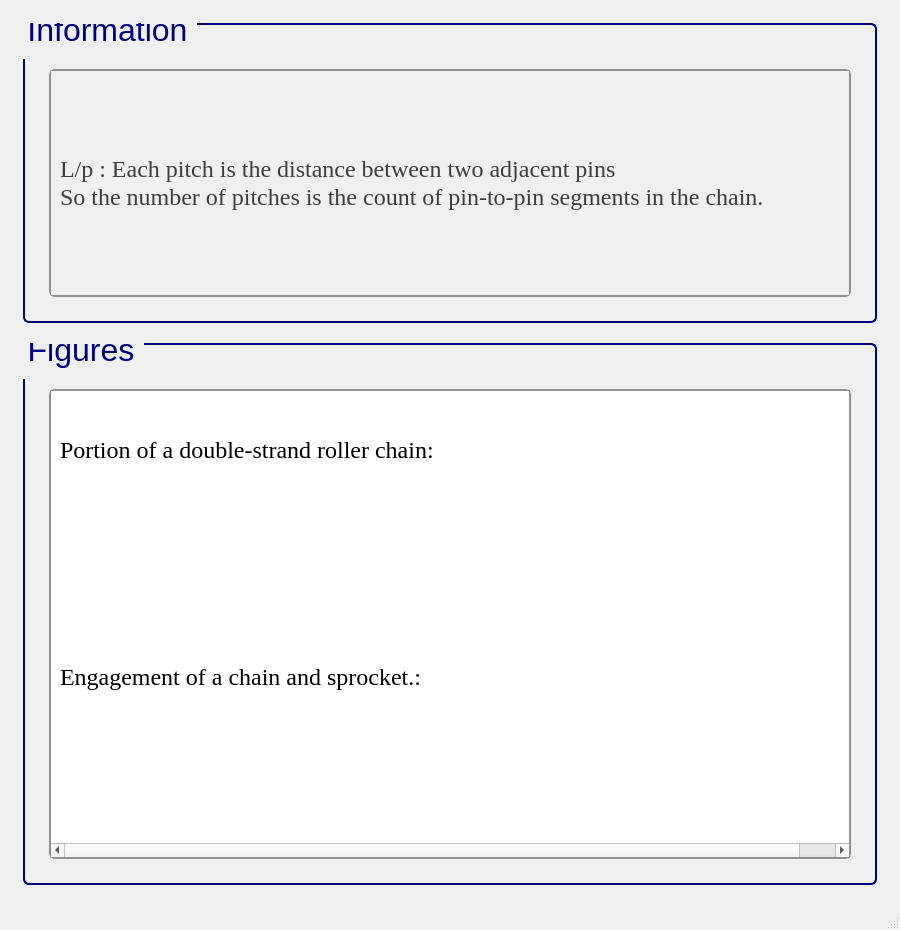
<?xml version="1.0" encoding="UTF-8"?>
<ui version="4.0">
 <class>MainWindow</class>
 <widget class="QMainWindow" name="MainWindow">
  <property name="geometry">
   <rect>
    <x>0</x>
    <y>0</y>
    <width>900</width>
    <height>930</height>
   </rect>
  </property>
  <property name="sizePolicy">
   <sizepolicy hsizetype="Minimum" vsizetype="Minimum">
    <horstretch>0</horstretch>
    <verstretch>0</verstretch>
   </sizepolicy>
  </property>
  <property name="minimumSize">
   <size>
    <width>900</width>
    <height>930</height>
   </size>
  </property>
  <property name="windowTitle">
   <string>MainWindow</string>
  </property>
  <widget class="QWidget" name="centralwidget">
   <layout class="QGridLayout" name="gridLayout">
    <item row="0" column="1">
     <spacer name="verticalSpacer_26">
      <property name="orientation">
       <enum>Qt::Vertical</enum>
      </property>
      <property name="sizeType">
       <enum>QSizePolicy::Fixed</enum>
      </property>
      <property name="sizeHint" stdset="0">
       <size>
        <width>819</width>
        <height>14</height>
       </size>
      </property>
     </spacer>
    </item>
    <item row="1" column="1">
     <widget class="QGroupBox" name="groupBox_125">
      <property name="sizePolicy">
       <sizepolicy hsizetype="Minimum" vsizetype="Minimum">
        <horstretch>0</horstretch>
        <verstretch>0</verstretch>
       </sizepolicy>
      </property>
      <property name="minimumSize">
       <size>
        <width>822</width>
        <height>300</height>
       </size>
      </property>
      <property name="font">
       <font>
        <family>Segoe UI</family>
        <pointsize>24</pointsize>
        <weight>50</weight>
        <italic>false</italic>
        <bold>false</bold>
       </font>
      </property>
      <property name="styleSheet">
       <string notr="true">QGroupBox {
    border: 2px solid navy;
    border-radius: 6px;
    background-color: qlineargradient(x1:0, y1:0, x2:0, y2:1,
                                      stop:0 #f6f7fa, stop:1 #dadbde);
    font: 24pt &quot;Segoe UI&quot;;
    padding: 5px; /* add padding inside the group box */
    color: black;
}
QGroupBox::title {
    subcontrol-origin: margin;
    subcontrol-position: top left;
    padding-left: 0px;
    padding-right: 5px;
    padding-top: 0px;
    margin-top: -22px;  /* shift title up */
    color: navy;
    font-weight: bold;
}
</string>
      </property>
      <property name="title">
       <string>Information</string>
      </property>
      <layout class="QGridLayout" name="gridLayout_255">
       <item row="1" column="2">
        <spacer name="verticalSpacer_36">
         <property name="orientation">
          <enum>Qt::Horizontal</enum>
         </property>
         <property name="sizeType">
          <enum>QSizePolicy::Fixed</enum>
         </property>
         <property name="sizeHint" stdset="0">
          <size>
           <width>10</width>
           <height>20</height>
          </size>
         </property>
        </spacer>
       </item>
       <item row="1" column="1">
        <widget class="QScrollArea" name="scrollArea_43">
         <property name="sizePolicy">
          <sizepolicy hsizetype="Minimum" vsizetype="Minimum">
           <horstretch>0</horstretch>
           <verstretch>0</verstretch>
          </sizepolicy>
         </property>
         <property name="font">
          <font>
           <pointsize>15</pointsize>
          </font>
         </property>
         <property name="styleSheet">
          <string notr="true">QScrollArea {
    background: qlineargradient(x1:0, y1:0, x2:0, y2:1,
                               stop:0 #f6f7fa, stop:1 #dadbde);
    border: 2px solid #8f8f91;
    border-radius: 6px;
}

QScrollArea QScrollBar:vertical, QScrollArea QScrollBar:horizontal {
    background: qlineargradient(x1:0, y1:0, x2:0, y2:1,
                               stop:0 #f6f7fa, stop:1 #dadbde);
    border: 2px solid #8f8f91;
    border-radius: 6px;
    width: 14px;
    height: 14px;
    margin: 2px 0 2px 0;
}

/* Completely remove the bottom button of the vertical scrollbar */
QScrollArea QScrollBar::add-line:vertical {
    height: 0px;
    width: 0px;
    border: none;
    background: none;
    margin: 0px;
    padding: 0px;
}

QScrollArea QScrollBar::handle:vertical, QScrollArea QScrollBar::handle:horizontal {
    background: qlineargradient(x1:0, y1:0, x2:0, y2:1,
                               stop:0 #8f8f91, stop:1 #6f6f71);
    min-height: 20px;
    border-radius: 6px;
    border: 1px solid #6f6f71;
}

QScrollArea QScrollBar::handle:vertical:hover, QScrollArea QScrollBar::handle:horizontal:hover {
    background: qlineargradient(x1:0, y1:0, x2:0, y2:1,
                               stop:0 #6f6f71, stop:1 #4f4f51);
    border: 1px solid #4f4f51;
}

QScrollArea QScrollBar::sub-line:vertical, QScrollArea QScrollBar::add-line:horizontal, QScrollArea QScrollBar::sub-line:horizontal {
    background: #8f8f91;
    border: none;
    border-radius: 3px;
    height: 14px;
    width: 14px;
    subcontrol-origin: margin;
}

QScrollArea QScrollBar::sub-line:vertical:hover, QScrollArea QScrollBar::add-line:horizontal:hover, QScrollArea QScrollBar::sub-line:horizontal:hover {
    background: #6f6f71;
}

QScrollArea QScrollBar::add-page:vertical, QScrollArea QScrollBar::sub-page:vertical,
QScrollArea QScrollBar::add-page:horizontal, QScrollArea QScrollBar::sub-page:horizontal {
    background: transparent;
}
</string>
         </property>
         <property name="verticalScrollBarPolicy">
          <enum>Qt::ScrollBarAsNeeded</enum>
         </property>
         <property name="horizontalScrollBarPolicy">
          <enum>Qt::ScrollBarAsNeeded</enum>
         </property>
         <property name="widgetResizable">
          <bool>true</bool>
         </property>
         <widget class="QWidget" name="scrollAreaWidgetContents_43">
          <property name="geometry">
           <rect>
            <x>0</x>
            <y>0</y>
            <width>887</width>
            <height>191</height>
           </rect>
          </property>
          <layout class="QGridLayout" name="gridLayout_3">
           <item row="0" column="0">
            <widget class="QLabel" name="label_3">
             <property name="font">
              <font>
               <family>Times New Roman</family>
               <pointsize>18</pointsize>
               <weight>50</weight>
               <bold>false</bold>
              </font>
             </property>
             <property name="cursor">
              <cursorShape>ArrowCursor</cursorShape>
             </property>
             <property name="frameShape">
              <enum>QFrame::NoFrame</enum>
             </property>
             <property name="text">
              <string>&lt;html&gt;&lt;head/&gt;&lt;body&gt;&lt;p&gt;&lt;span style=&quot; color:#3d3d3d;&quot;&gt;L/p&lt;/span&gt;&lt;span style=&quot; color:#3d3d3d;&quot;&gt; : &lt;/span&gt;&lt;span style=&quot; color:#3d3d3d;&quot;&gt;Each pitch is the distance between two adjacent pins&lt;br/&gt;So the number of pitches is the count of pin-to-pin segments in the chain.&lt;/span&gt;&lt;/p&gt;&lt;/body&gt;&lt;/html&gt;</string>
             </property>
            </widget>
           </item>
          </layout>
         </widget>
        </widget>
       </item>
       <item row="2" column="1">
        <spacer name="verticalSpacer_37">
         <property name="orientation">
          <enum>Qt::Vertical</enum>
         </property>
         <property name="sizeType">
          <enum>QSizePolicy::Fixed</enum>
         </property>
         <property name="sizeHint" stdset="0">
          <size>
           <width>10</width>
           <height>10</height>
          </size>
         </property>
        </spacer>
       </item>
       <item row="1" column="0">
        <spacer name="verticalSpacer_34">
         <property name="orientation">
          <enum>Qt::Horizontal</enum>
         </property>
         <property name="sizeType">
          <enum>QSizePolicy::Fixed</enum>
         </property>
         <property name="sizeHint" stdset="0">
          <size>
           <width>10</width>
           <height>20</height>
          </size>
         </property>
        </spacer>
       </item>
       <item row="0" column="1">
        <spacer name="verticalSpacer_35">
         <property name="orientation">
          <enum>Qt::Vertical</enum>
         </property>
         <property name="sizeType">
          <enum>QSizePolicy::Fixed</enum>
         </property>
         <property name="sizeHint" stdset="0">
          <size>
           <width>20</width>
           <height>30</height>
          </size>
         </property>
        </spacer>
       </item>
      </layout>
     </widget>
    </item>
    <item row="2" column="1">
     <spacer name="verticalSpacer_23">
      <property name="orientation">
       <enum>Qt::Vertical</enum>
      </property>
      <property name="sizeType">
       <enum>QSizePolicy::Fixed</enum>
      </property>
      <property name="sizeHint" stdset="0">
       <size>
        <width>819</width>
        <height>14</height>
       </size>
      </property>
     </spacer>
    </item>
    <item row="3" column="0">
     <spacer name="verticalSpacer_25">
      <property name="orientation">
       <enum>Qt::Horizontal</enum>
      </property>
      <property name="sizeType">
       <enum>QSizePolicy::Fixed</enum>
      </property>
      <property name="sizeHint" stdset="0">
       <size>
        <width>14</width>
        <height>483</height>
       </size>
      </property>
     </spacer>
    </item>
    <item row="3" column="1">
     <widget class="QGroupBox" name="groupBox_42">
      <property name="sizePolicy">
       <sizepolicy hsizetype="Minimum" vsizetype="Minimum">
        <horstretch>0</horstretch>
        <verstretch>0</verstretch>
       </sizepolicy>
      </property>
      <property name="minimumSize">
       <size>
        <width>822</width>
        <height>350</height>
       </size>
      </property>
      <property name="font">
       <font>
        <family>Segoe UI</family>
        <pointsize>24</pointsize>
        <weight>50</weight>
        <italic>false</italic>
        <bold>false</bold>
       </font>
      </property>
      <property name="styleSheet">
       <string notr="true">/* GroupBox styling */
QGroupBox {
    border: 2px solid navy;
    border-radius: 6px;
    background-color: qlineargradient(x1:0, y1:0, x2:0, y2:1,
    stop:0 #f6f7fa, stop:1 #dadbde);
    font: 24pt &quot;Segoe UI&quot;;
    padding: 5px;
    color: black;
}

/* GroupBox title styling */
QGroupBox::title {
    subcontrol-origin: margin;
    subcontrol-position: top left;
    padding-left: 0px;
    padding-right: 5px;
    padding-top: 0px;
    margin-top: -22px;
    color: navy;
    font-weight: bold;
}

/* Make QScrollArea (only within GroupBox) have a white background with correct border */
QGroupBox QScrollArea {
    background-color: white !important;
    border: 2px solid #8f8f91;
    border-radius: 6px;
}

/* Make QScrollArea's viewport white as well */
QGroupBox QScrollArea QWidget {
    background-color: white !important;
}

/* Scrollbar styling inside QScrollArea in QGroupBox */
QGroupBox QScrollArea QScrollBar:vertical, QGroupBox QScrollArea QScrollBar:horizontal {
    background: qlineargradient(x1:0, y1:0, x2:0, y2:1,
    stop:0 #f6f7fa, stop:1 #dadbde);
    border: 2px solid #8f8f91;
    border-radius: 6px;
    width: 14px;
    height: 14px;
    margin: 2px 0 2px 0;
}

/* Remove bottom button of vertical scrollbar */
QGroupBox QScrollArea QScrollBar::add-line:vertical {
    height: 0px;
    width: 0px;
    border: none;
    background: none;
    margin: 0px;
    padding: 0px;
}

/* Scrollbar handle */
QGroupBox QScrollArea QScrollBar::handle:vertical, QGroupBox QScrollArea QScrollBar::handle:horizontal {
    background: qlineargradient(x1:0, y1:0, x2:0, y2:1,
    stop:0 #8f8f91, stop:1 #6f6f71);
    min-height: 20px;
    border-radius: 6px;
    border: 1px solid #6f6f71;
}

QGroupBox QScrollArea QScrollBar::handle:vertical:hover, QGroupBox QScrollArea QScrollBar::handle:horizontal:hover {
    background: qlineargradient(x1:0, y1:0, x2:0, y2:1,
    stop:0 #6f6f71, stop:1 #4f4f51);
    border: 1px solid #4f4f51;
}

/* Scrollbar sub-line buttons */
QGroupBox QScrollArea QScrollBar::sub-line:vertical, QGroupBox QScrollArea QScrollBar::add-line:horizontal, QGroupBox QScrollArea QScrollBar::sub-line:horizontal {
    background: #8f8f91;
    border: none;
    border-radius: 3px;
    height: 14px;
    width: 14px;
    subcontrol-origin: margin;
}

QGroupBox QScrollArea QScrollBar::sub-line:vertical:hover, QGroupBox QScrollArea QScrollBar::add-line:horizontal:hover, QGroupBox QScrollArea QScrollBar::sub-line:horizontal:hover {
    background: #6f6f71;
}

/* Transparent page areas */
QGroupBox QScrollArea QScrollBar::add-page:vertical, QGroupBox QScrollArea QScrollBar::sub-page:vertical,
QGroupBox QScrollArea QScrollBar::add-page:horizontal, QGroupBox QScrollArea QScrollBar::sub-page:horizontal {
    background: transparent;
}
</string>
      </property>
      <property name="title">
       <string>Figures</string>
      </property>
      <layout class="QGridLayout" name="gridLayout_2">
       <item row="0" column="1">
        <spacer name="verticalSpacer_41">
         <property name="orientation">
          <enum>Qt::Vertical</enum>
         </property>
         <property name="sizeType">
          <enum>QSizePolicy::Fixed</enum>
         </property>
         <property name="sizeHint" stdset="0">
          <size>
           <width>20</width>
           <height>30</height>
          </size>
         </property>
        </spacer>
       </item>
       <item row="1" column="0">
        <spacer name="verticalSpacer_39">
         <property name="orientation">
          <enum>Qt::Horizontal</enum>
         </property>
         <property name="sizeType">
          <enum>QSizePolicy::Fixed</enum>
         </property>
         <property name="sizeHint" stdset="0">
          <size>
           <width>10</width>
           <height>20</height>
          </size>
         </property>
        </spacer>
       </item>
       <item row="1" column="1">
        <widget class="QScrollArea" name="scrollArea_3">
         <property name="styleSheet">
          <string notr="true">/* GroupBox styling */
QGroupBox {
    border: 2px solid navy;
    border-radius: 6px;
    background-color: qlineargradient(x1:0, y1:0, x2:0, y2:1,
    stop:0 #f6f7fa, stop:1 #dadbde);
    font: 20pt &quot;Segoe UI&quot;;
    padding: 5px;
    color: black;
}

/* GroupBox title styling */
QGroupBox::title {
    subcontrol-origin: margin;
    subcontrol-position: top left;
    padding-left: 0px;
    padding-right: 5px;
    padding-top: 0px;
    margin-top: -20px;
    color: navy;
    font-weight: bold;
}

/* Make QScrollArea (only within GroupBox) have a white background with correct border */
QGroupBox QScrollArea {
    background-color: white !important;
    border: 2px solid #8f8f91;
    border-radius: 6px;
}

/* Make QScrollArea's viewport white as well */
QGroupBox QScrollArea QWidget {
    background-color: white !important;
}

/* Scrollbar styling inside QScrollArea in QGroupBox */
QGroupBox QScrollArea QScrollBar:vertical, QGroupBox QScrollArea QScrollBar:horizontal {
    background: qlineargradient(x1:0, y1:0, x2:0, y2:1,
    stop:0 #f6f7fa, stop:1 #dadbde);
    border: 2px solid #8f8f91;
    border-radius: 6px;
    width: 14px;
    height: 14px;
    margin: 2px 0 2px 0;
}

/* Remove bottom button of vertical scrollbar */
QGroupBox QScrollArea QScrollBar::add-line:vertical {
    height: 0px;
    width: 0px;
    border: none;
    background: none;
    margin: 0px;
    padding: 0px;
}

/* Scrollbar handle */
QGroupBox QScrollArea QScrollBar::handle:vertical, QGroupBox QScrollArea QScrollBar::handle:horizontal {
    background: qlineargradient(x1:0, y1:0, x2:0, y2:1,
    stop:0 #8f8f91, stop:1 #6f6f71);
    min-height: 20px;
    border-radius: 6px;
    border: 1px solid #6f6f71;
}

QGroupBox QScrollArea QScrollBar::handle:vertical:hover, QGroupBox QScrollArea QScrollBar::handle:horizontal:hover {
    background: qlineargradient(x1:0, y1:0, x2:0, y2:1,
    stop:0 #6f6f71, stop:1 #4f4f51);
    border: 1px solid #4f4f51;
}

/* Scrollbar sub-line buttons */
QGroupBox QScrollArea QScrollBar::sub-line:vertical, QGroupBox QScrollArea QScrollBar::add-line:horizontal, QGroupBox QScrollArea QScrollBar::sub-line:horizontal {
    background: #8f8f91;
    border: none;
    border-radius: 3px;
    height: 14px;
    width: 14px;
    subcontrol-origin: margin;
}

QGroupBox QScrollArea QScrollBar::sub-line:vertical:hover, QGroupBox QScrollArea QScrollBar::add-line:horizontal:hover, QGroupBox QScrollArea QScrollBar::sub-line:horizontal:hover {
    background: #6f6f71;
}

/* Transparent page areas */
QGroupBox QScrollArea QScrollBar::add-page:vertical, QGroupBox QScrollArea QScrollBar::sub-page:vertical,
QGroupBox QScrollArea QScrollBar::add-page:horizontal, QGroupBox QScrollArea QScrollBar::sub-page:horizontal {
    background: transparent;
}
</string>
         </property>
         <property name="widgetResizable">
          <bool>true</bool>
         </property>
         <widget class="QWidget" name="scrollAreaWidgetContents_3">
          <property name="geometry">
           <rect>
            <x>0</x>
            <y>0</y>
            <width>837</width>
            <height>1230</height>
           </rect>
          </property>
          <layout class="QGridLayout" name="gridLayout_4">
           <item row="0" column="0">
            <widget class="QLabel" name="label_5">
             <property name="font">
              <font>
               <family>Times New Roman</family>
               <pointsize>18</pointsize>
               <weight>50</weight>
               <bold>false</bold>
              </font>
             </property>
             <property name="cursor">
              <cursorShape>ArrowCursor</cursorShape>
             </property>
             <property name="frameShape">
              <enum>QFrame::NoFrame</enum>
             </property>
             <property name="text">
              <string>&lt;html&gt;&lt;head/&gt;&lt;body&gt;&lt;p&gt;Portion of a double-strand roller chain:&lt;/p&gt;&lt;/body&gt;&lt;/html&gt;</string>
             </property>
            </widget>
           </item>
           <item row="1" column="0">
            <widget class="QLabel" name="label_7">
             <property name="font">
              <font>
               <family>Times New Roman</family>
               <pointsize>18</pointsize>
               <weight>50</weight>
               <bold>false</bold>
              </font>
             </property>
             <property name="cursor">
              <cursorShape>ArrowCursor</cursorShape>
             </property>
             <property name="frameShape">
              <enum>QFrame::NoFrame</enum>
             </property>
             <property name="text">
              <string>&lt;html&gt;&lt;head/&gt;&lt;body&gt;&lt;p&gt;&lt;img src=&quot;:/info/info/rc side veiw.png&quot;/&gt;&lt;/p&gt;&lt;p&gt;&lt;br/&gt;&lt;/p&gt;&lt;p&gt;&lt;img src=&quot;:/info/info/rc portion2.png&quot;/&gt;&lt;/p&gt;&lt;/body&gt;&lt;/html&gt;</string>
             </property>
            </widget>
           </item>
           <item row="3" column="0">
            <widget class="QLabel" name="label_6">
             <property name="font">
              <font>
               <family>Times New Roman</family>
               <pointsize>18</pointsize>
               <weight>50</weight>
               <bold>false</bold>
              </font>
             </property>
             <property name="cursor">
              <cursorShape>ArrowCursor</cursorShape>
             </property>
             <property name="frameShape">
              <enum>QFrame::NoFrame</enum>
             </property>
             <property name="text">
              <string>&lt;html&gt;&lt;head/&gt;&lt;body&gt;&lt;p&gt;Engagement of a chain and sprocket.:&lt;/p&gt;&lt;/body&gt;&lt;/html&gt;</string>
             </property>
            </widget>
           </item>
           <item row="4" column="0">
            <widget class="QLabel" name="label">
             <property name="frameShape">
              <enum>QFrame::NoFrame</enum>
             </property>
             <property name="text">
              <string>&lt;html&gt;&lt;head/&gt;&lt;body&gt;&lt;p&gt;&lt;img src=&quot;:/info/info/rc prtion.png&quot;/&gt;&lt;/p&gt;&lt;/body&gt;&lt;/html&gt;</string>
             </property>
            </widget>
           </item>
           <item row="2" column="0">
            <spacer name="verticalSpacer_24">
             <property name="orientation">
              <enum>Qt::Vertical</enum>
             </property>
             <property name="sizeType">
              <enum>QSizePolicy::Fixed</enum>
             </property>
             <property name="sizeHint" stdset="0">
              <size>
               <width>819</width>
               <height>14</height>
              </size>
             </property>
            </spacer>
           </item>
          </layout>
         </widget>
        </widget>
       </item>
       <item row="1" column="2">
        <spacer name="verticalSpacer_40">
         <property name="orientation">
          <enum>Qt::Horizontal</enum>
         </property>
         <property name="sizeType">
          <enum>QSizePolicy::Fixed</enum>
         </property>
         <property name="sizeHint" stdset="0">
          <size>
           <width>10</width>
           <height>20</height>
          </size>
         </property>
        </spacer>
       </item>
       <item row="2" column="1">
        <spacer name="verticalSpacer_38">
         <property name="orientation">
          <enum>Qt::Vertical</enum>
         </property>
         <property name="sizeType">
          <enum>QSizePolicy::Fixed</enum>
         </property>
         <property name="sizeHint" stdset="0">
          <size>
           <width>10</width>
           <height>10</height>
          </size>
         </property>
        </spacer>
       </item>
      </layout>
     </widget>
    </item>
    <item row="3" column="2">
     <spacer name="verticalSpacer_28">
      <property name="orientation">
       <enum>Qt::Horizontal</enum>
      </property>
      <property name="sizeType">
       <enum>QSizePolicy::Fixed</enum>
      </property>
      <property name="sizeHint" stdset="0">
       <size>
        <width>14</width>
        <height>483</height>
       </size>
      </property>
     </spacer>
    </item>
    <item row="4" column="1">
     <spacer name="verticalSpacer_27">
      <property name="orientation">
       <enum>Qt::Vertical</enum>
      </property>
      <property name="sizeType">
       <enum>QSizePolicy::Fixed</enum>
      </property>
      <property name="sizeHint" stdset="0">
       <size>
        <width>819</width>
        <height>14</height>
       </size>
      </property>
     </spacer>
    </item>
   </layout>
  </widget>
  <widget class="QMenuBar" name="menubar">
   <property name="geometry">
    <rect>
     <x>0</x>
     <y>0</y>
     <width>900</width>
     <height>26</height>
    </rect>
   </property>
  </widget>
  <widget class="QStatusBar" name="statusbar"/>
 </widget>
 <resources>
  <include location="../QtRes/information.qrc"/>
 </resources>
 <connections/>
</ui>
